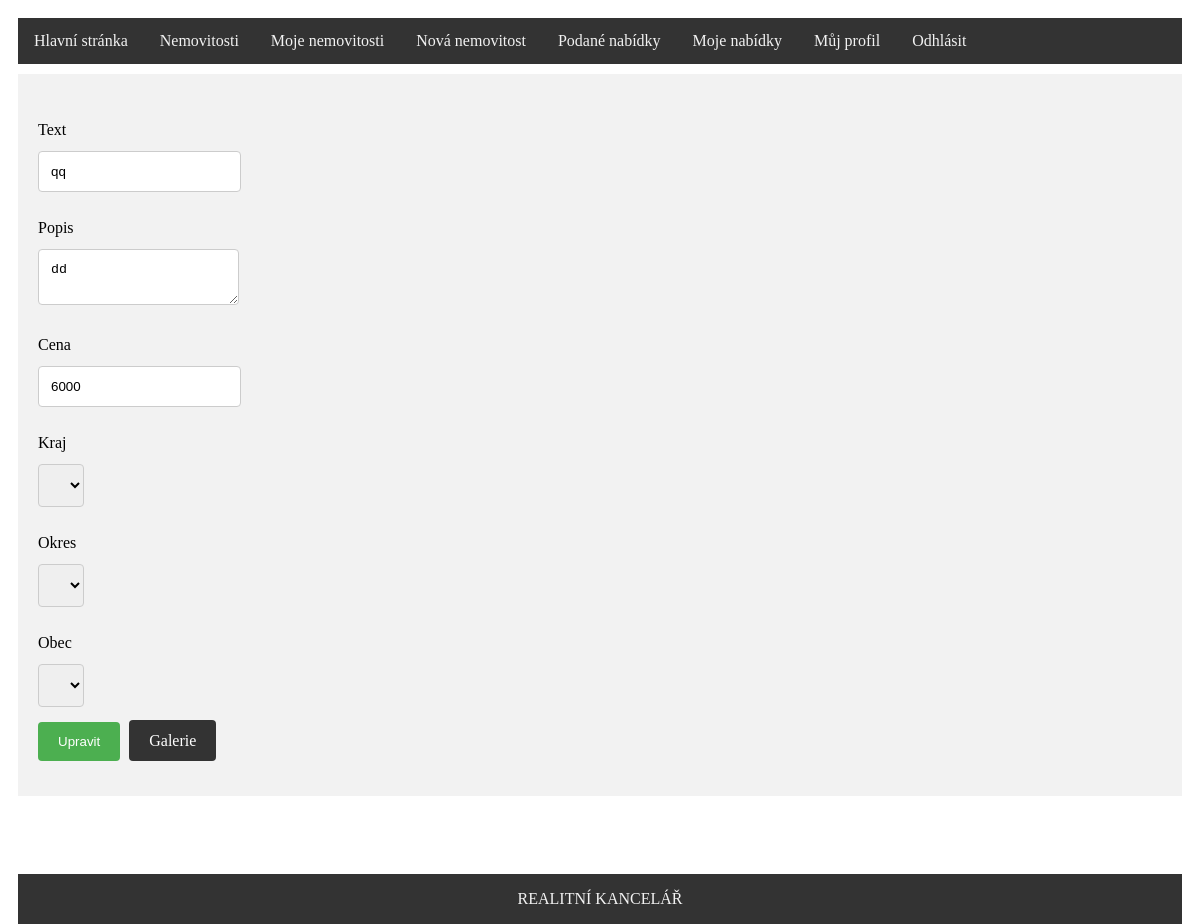
/index.php?page=moje-nemovitost&id=69 (signed in), run on the app's committed database.
### tables this page shows
CREATE TABLE `nemovitost` (
  `id` int(11) NOT NULL,
  `text` varchar(200) NOT NULL,
  `popis` text NOT NULL,
  `id_obec` int(11) NOT NULL,
  `cena` int(11) NOT NULL,
  `id_uzivatel` int(3) NOT NULL,
  `prodano` int(1) NOT NULL DEFAULT '0'
);

### controllers/CNemovitost.php (called while the page is built, shortened)
<?php
class CNemovitost {
    public static function selectNemovitost($clauseID) {
        $db = DbInfo::getinfo();
        $select = $db->prepare("Select * from `nemovitost` where id=? and prodano=0");
        $select->execute([$clauseID]);
        $row = $select->fetch();
        $nemovitost = new Nemovitost($row["id"], $row["text"], $row["popis"], $row["cena"], $row["id_obec"], $row["id_uzivatel"]);
        return $nemovitost;
    }
}

### model/Nemovitost.php (called while the page is built, shortened)
<?php
class Nemovitost {
    private $text;
    private $popis;
    private $cena;
    public function __construct($id, $text, $popis, $cena, $id_obec, $id_uzivatel) {
        $this->text = $text;
        $this->popis = $popis;
        $this->cena = $cena;
    }
    public function getText() {
        return $this->text;
    }
    public function getPopis() {
        return $this->popis;
    }
    public function getCena() {
        return $this->cena;
    }
}

### controllers/CUzivatel.php (called while the page is built, shortened)
<?php
class CUzivatel {
    public static function selectUzivatel($clauseID = null, $clausePrihlasovaciJmeno = NULL) {
        $db = DbInfo::getinfo();
        if ($clauseID != null) {
            $select = $db->prepare("Select * from `uzivatele` where id=?");
            $select->execute([$clauseID]);
        } else {
            $select = $db->prepare("Select * from `uzivatele` where prihlasovaci_jmeno=?");
            $select->execute([$clausePrihlasovaciJmeno]);
        }
        $row = $select->fetch();
        $uzivatel = new Uzivatel($row["id"], $row["prihlasovaci_jmeno"], $row["heslo"], $row["opravneni"], $row["jmeno"], $row["prijmeni"], $row["email"], $row["telefon"]);
        return $uzivatel;
    }
}

### moje-nemovitost.php (the view, shortened to what this page needs)
<div class="item2">
    <?php
    if (isset($_GET["id"])) {
        $id = $_GET["id"];
        $page = htmlspecialchars('controllers/CNemovitosti.php');
        ?>
        <div id="wrap">
            <form action="<?php echo $page; ?>" id="form" method="POST">
                <?php
                $nemovitost = CNemovitost::selectNemovitost($id);
                if (sizeof($nemovitost) > 0) {
                    $adresa = CAdresa::selectAdresa($nemovitost->getId_obec());
                    $uzivatel = CUzivatel::selectUzivatel($nemovitost->getId_uzivatel());
                    echo"<input id = 'idNemovitost' type = 'hidden' value = $id name ='edit'>
                        <div class='row'>
                            <label>Text</label><input name = 'text' type ='text' value = '" . $nemovitost->getText() . "'>
                        </div>
                        <div class='row'>
                            <label>Popis</label><textarea name = 'popis' >" . $nemovitost->getPopis() . "</textarea>
                        </div>
                        <div class='row'>
                            <label>Cena</label><input name='cena' type='text' value='" . $nemovitost->getCena() . "'>
                        </div>
                        <input type='hidden' id='idKraj' value='" . $adresa->getKraj()->getId() . "'>
                        <input type='hidden' id='idOkres' value='" . $adresa->getOkres()->getId() . "'>
                        <input type='hidden' id='idObec' value='" . $adresa->getObec()->getId() . "'>
                        <div class='row'>
                        <label>Kraj</label>
                                <select id='kraj'>
                                </select>
                        </div>
                        <div class='row'>
                        <label>Okres</label>
                                <select id='okres'>
                                </select>
                        </div>
                        <div class='row'>
                        <label>Obec</label>
                                <select id='obec' name='obec'>
                                </select>
                        </div>
                        ";
                } else {
                    header("Location: ?page=nemovitosti");
                }
                ?>
                <div class="row">
                    <button type="submit" id="submit-btn" >Upravit</button>
                    <?php echo "<a href='?page=moje-galerie&id=$id'>Galerie</a>"; ?>
                </div>
            </form>
        </div>
    </div>
    <?php
} else {
    header("Location: ?page=nemovitosti");
}
?>

### styles.css (style rules this page uses)
.item2 { grid-area: main; }
.item2 { margin-bottom: 100px; }
input[type=text],input[type=password], input[type=number], select, textarea { padding: 12px; border: 1px solid #ccc; border-radius: 4px; resize: vertical; }
input[type=submit],button { background-color: #4CAF50; color: white; padding: 12px 20px; border: none; border-radius: 4px; cursor: pointer; }
.row { margin: 15px 0px 15px 0px; background-color: #f2f2f2; }
label { padding: 12px 12px 12px 0; display: block; }
#wrap a { margin-left: 5px; background-color: #333; color: white; padding: 12px 20px; border: none; border-radius: 4px; cursor: pointer; }
#login, #registrace, #zmena-udaju, #wrap,#nova-nemovitost { padding: 20px; background-color: #f2f2f2; }
a { text-decoration: none; }

### data on the page
nemovitost: text "qq", popis "dd", cena "6000"
